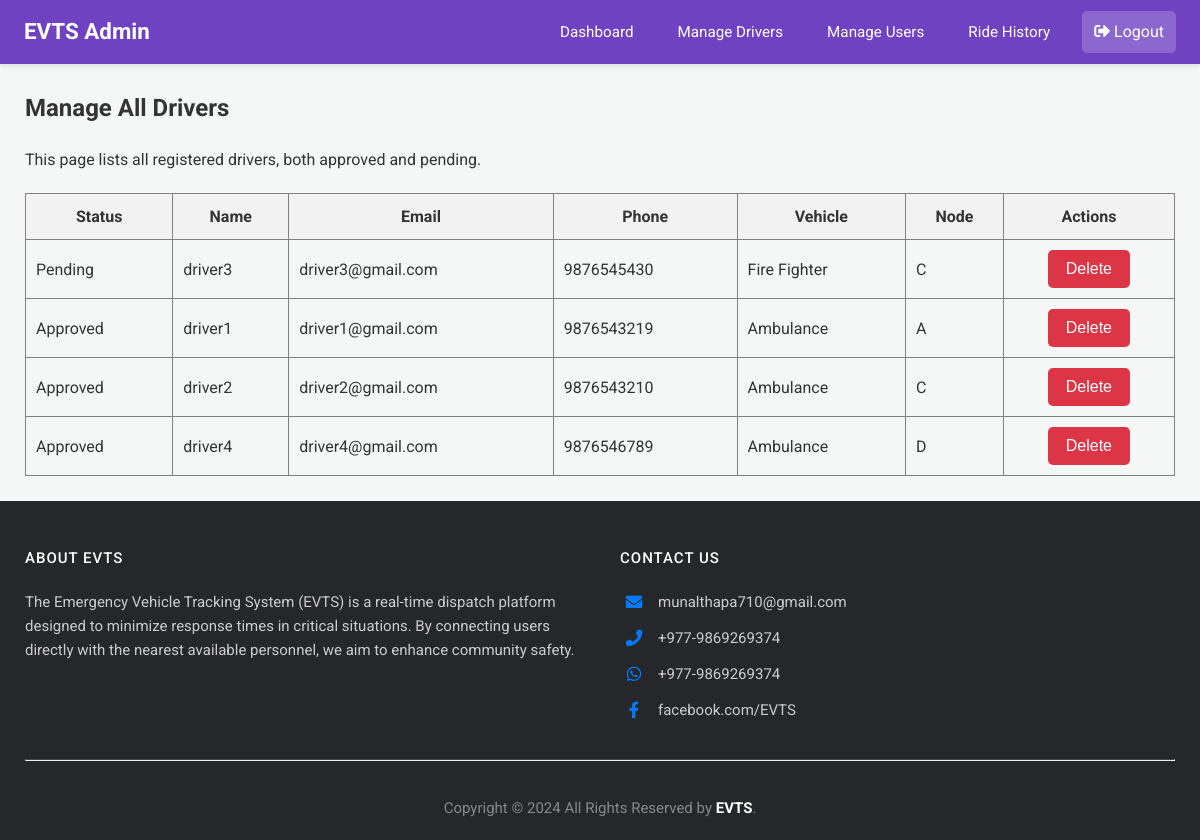
The page /admin/manage-drivers (signed in) on the database as committed earlier.
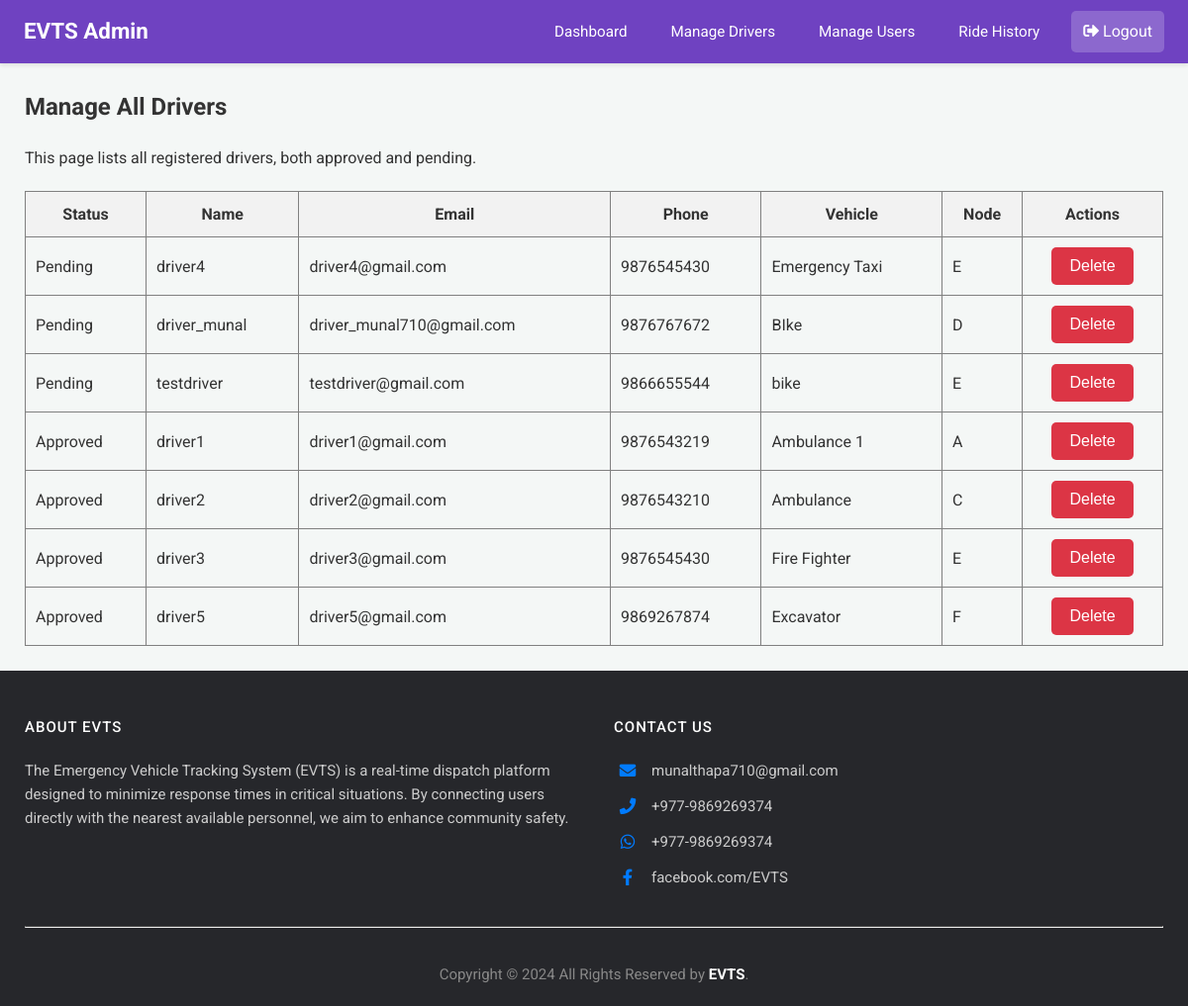
The same page on the database as committed later.
### app.py (models this page shows)
class Driver(db.Model):
    email = db.Column(db.String(120), primary_key=True)
    name = db.Column(db.String(100))
    phone = db.Column(db.String(15))
    password = db.Column(db.String(256)) # Increased length for hash
    vehicle = db.Column(db.String(50))
    node = db.Column(db.String(10), nullable=False)
    is_approved = db.Column(db.Boolean, default=False, nullable=False)

### app.py (the view)
@app.route('/admin/manage-drivers')
@login_required_admin
def manage_drivers():
    admin = Admin.query.get(session['admin'])
    all_drivers = Driver.query.order_by(Driver.is_approved.asc()).all()
    response = make_response(render_template('admin_manage_drivers.html', admin=admin, drivers=all_drivers))
    return add_no_cache_to_response(response)

### app.py (called while the page is built)
def login_required_admin(f):
    @wraps(f)
    def decorated_function(*args, **kwargs):
        if 'admin' not in session:
            flash("Admin access required.", "error")
            return redirect(url_for('login'))
        return f(*args, **kwargs)
    return decorated_function

def add_no_cache_to_response(response):
    response.headers["Cache-Control"] = "no-cache, no-store, must-revalidate, public, max-age=0"
    response.headers["Pragma"] = "no-cache"
    response.headers["Expires"] = "0"
    return response

### templates/admin_manage_drivers.html (shortened to what this page needs)
{% extends 'admin_base.html' %}
{% block content %}
<h2>Manage All Drivers</h2>
<p>This page lists all registered drivers, both approved and pending.</p>
<table border="1" style="width: 100%; border-collapse: collapse; margin-top: 20px;">
    <thead>
        <tr style="background-color: #f2f2f2;">
            <th style="padding: 10px;">Status</th>
            <th style="padding: 10px;">Name</th>
            <th style="padding: 10px;">Email</th>
            <th style="padding: 10px;">Phone</th>
            <th style="padding: 10px;">Vehicle</th>
            <th style="padding: 10px;">Node</th>
             <th style="padding: 10px;">Actions</th>
        </tr>
    </thead>
    <tbody>
    {% for driver in drivers %}
    <tr id="driver-row-{{ driver.email.replace('@', '_').replace('.', '_') }}">
        <td class="status-cell {% if driver.is_approved %}status-approved{% else %}status-pending{% endif %}" style="padding: 10px;">
            {% if driver.is_approved %}Approved{% else %}Pending{% endif %}
        </td>
        <td style="padding: 10px;">{{ driver.name }}</td>
        <td style="padding: 10px;">{{ driver.email }}</td>
        <td style="padding: 10px;">{{ driver.phone }}</td>
        <td style="padding: 10px;">{{ driver.vehicle }}</td>
        <td style="padding: 10px;">{{ driver.node }}</td>
        <td style="padding: 10px; text-align: center;"><button class="btn-cancel" onclick="deleteDriver('{{ driver.email }}')">
                Delete
            </button></td>
    </tr>
    {% endfor %}
    </tbody>
</table>
{% endblock %}

### templates/admin_base.html (shortened to what this page needs)
<!DOCTYPE html>
<html>
<head>
    <link rel="stylesheet" href="{{ url_for('static', filename='css/dashboard_styles.css') }}">
    <link rel="stylesheet" href="https://cdnjs.cloudflare.com/ajax/libs/font-awesome/5.15.4/css/all.min.css" />
</head>
<body>
    <nav class="navbar admin-navbar">
        <a href="{{ url_for('admin_dashboard') }}" class="nav-brand">EVTS Admin</a>
        <div class="nav-links">
            <a href="{{ url_for('admin_dashboard') }}">Dashboard</a>
            <a href="{{ url_for('manage_drivers') }}">Manage Drivers</a>
            <a href="{{ url_for('manage_users') }}">Manage Users</a>
            <a href="{{ url_for('global_ride_history') }}">Ride History</a>
        </div>
        <div class="navbar-profile">
            <a href="{{ url_for('logout') }}" style="color: white; text-decoration: none; background-color: rgba(255,255,255,0.2); padding: 8px 12px; border-radius: 5px;">
                <i class="fas fa-sign-out-alt"></i> Logout
            </a>
        </div>
    </nav>
    <div class="dashboard-content">
        {% block content %}{% endblock %}
    </div>
    {% include 'footer.html' %}
</body>
</html>

### templates/footer.html
<footer class="site-footer">
    <div class="footer-container">
        <div class="footer-main-row">
            <div class="footer-column about-column">
                <h6>About EVTS</h6>
                <p class="text-justify">
                    The Emergency Vehicle Tracking System (EVTS) is a real-time dispatch platform designed to minimize response times in critical situations. By connecting users directly with the nearest available personnel, we aim to enhance community safety.
                </p>
            </div>
            <div class="footer-column contact-column">
                <h6>Contact Us</h6>
                <ul class="contact-list">
                    <li>
                        <a href="mailto:munalthapa710@gmail.com">
                            <i class="fas fa-envelope"></i> munalthapa710@gmail.com
                        </a>
                    </li>
                    <li>
                        <a href="tel:+9779800000000">
                            <i class="fas fa-phone"></i> +977-9869269374
                        </a>
                    </li>
                    <li>
                        <a href="https://wa.me/9779800000000" target="_blank">
                            <i class="fab fa-whatsapp"></i> +977-9869269374
                        </a>
                    </li>
                    <li>
                        <a href="https://www.facebook.com/EVTS" target="_blank">
                            <i class="fab fa-facebook-f"></i> facebook.com/EVTS
                        </a>
                    </li>
                </ul>
            </div>
        </div>
        <hr class="footer-divider">
        <div class="footer-bottom-row">
            <div>
                <p class="copyright-text">
                    Copyright &copy; 2024 All Rights Reserved by <strong>EVTS</strong>.
                </p>
            </div>
        </div>
    </div>
</footer>

### static/css/dashboard_styles.css (style rules this page uses)
body { font-family: 'Roboto', 'Segoe UI', Tahoma, Geneva, Verdana, sans-serif; margin: 0; background-color: #f4f7f6; color: #333; line-height: 1.6; }
nav.navbar { padding: 0.7rem 1.5rem; color: white; box-shadow: 0 2px 4px rgba(0, 0, 0, 0.1); display: flex; align-items: center; position: relative; z-index: 1001; }
nav.navbar .nav-brand { font-size: 1.4em; font-weight: bold; color: white; text-decoration: none; }
nav.navbar .nav-links { display: flex; align-items: center; margin-left: auto; }
nav.navbar .nav-links a { color: white; margin-left: 20px; text-decoration: none; padding: 8px 12px; border-radius: 4px; transition: background-color 0.2s ease-in-out; font-size: 0.95em; }
.dashboard-content { padding: 25px; max-width: 1200px; margin: 0 auto; }
.dashboard-content h2, .dashboard-content h3, .dashboard-content h4 { color: #333; margin-top: 0; }
.dashboard-content p { margin-bottom: 1rem; }
button, .button-style { background-color: #007bff; color: white; padding: 10px 18px; border: none; border-radius: 5px; cursor: pointer; font-size: 1em; transition: background-color 0.2s ease, box-shadow 0.2s ease; text-decoration: none; display: inline-block; text-align: center; }
button.btn-cancel, .button-style.btn-cancel { background-color: #dc3545; }
.navbar-profile { position: relative; display: flex; align-items: center; margin-left: 20px; }
.site-footer .footer-bottom-row { display: flex; justify-content: center; padding-top: 15px; }
.site-footer .copyright-text { margin: 0; color: #888; }
.site-footer { background-color: #26272b !important; padding: 40px 0 20px; font-size: 15px; line-height: 24px; color: #888; }
.footer-container { max-width: 1200px; margin: 0 auto; padding: 0 25px; }
.site-footer a { color: #888; text-decoration: none; }
.site-footer .footer-main-row { display: flex; flex-wrap: wrap; justify-content: space-between; gap: 40px; margin-bottom: 25px; }
.site-footer .footer-column { flex: 1; min-width: 280px; }
.site-footer h6 { color: #fff; font-size: 1em; font-weight: 500; text-transform: uppercase; letter-spacing: 1px; margin-top: 5px; margin-bottom: 20px; }
.site-footer p.text-justify { color: #ccc; }
.site-footer .contact-list { list-style: none; padding-left: 0; margin: 0; }
.site-footer .contact-list li { margin-bottom: 12px; }
.site-footer .contact-list a { display: flex; align-items: center; color: #ccc; }
.site-footer .contact-list a i { font-size: 1.1em; width: 28px; text-align: center; margin-right: 10px; color: #007bff; }
.site-footer hr.footer-divider { border-top: 1px solid #444; margin: 20px 0; }
.site-footer .footer-bottom-row { padding-top: 15px; text-align: center; }
.site-footer .copyright-text { margin: 0; color: #888; display: inline-block; }
.site-footer .copyright-text strong { color: #fff; }

### templates/admin_base.html (style rules this page uses)
nav.admin-navbar { background-color: #6f42c1; }

Rows that differ between the two databases and show on the page:
changed Driver "driver4": phone "9876546789" → "9876545430"; vehicle "Ambulance" → "Emergency Taxi"; node "D" → "E"; is_approved "Approved" → "Pending"; moves up the list
added Driver: is_approved "Pending", name "driver_munal", email "driver_munal710@gmail.com", phone "9876767672", vehicle "BIke", node "D"
added Driver: is_approved "Pending", name "testdriver", email "testdriver@gmail.com", phone "9866655544", vehicle "bike", node "E"
changed Driver "driver1": vehicle "Ambulance" → "Ambulance 1"
changed Driver "driver3": node "C" → "E"; is_approved "Pending" → "Approved"; moves down the list
added Driver: is_approved "Approved", name "driver5", email "driver5@gmail.com", phone "9869267874", vehicle "Excavator", node "F"
